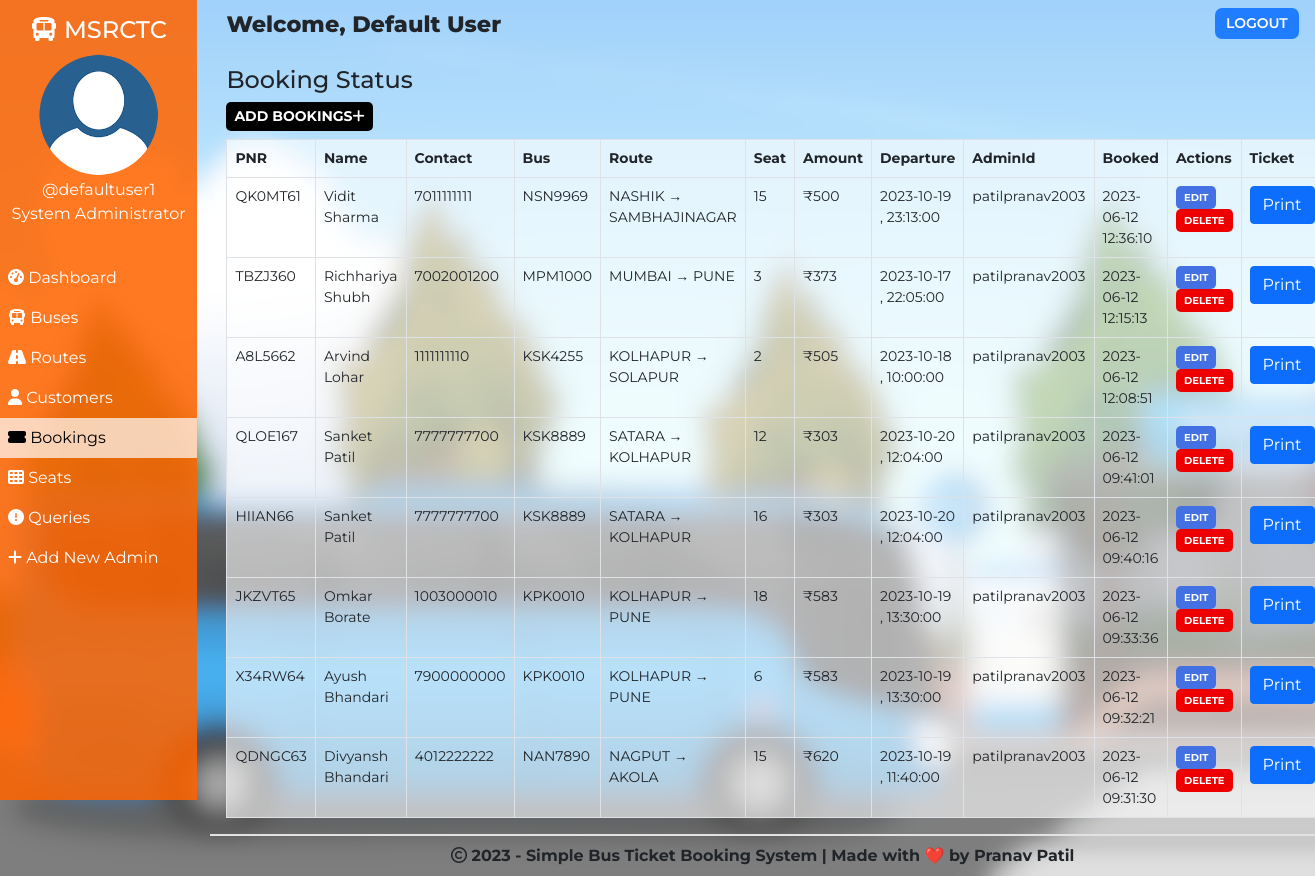
Screenshot of /admin/booking.php (signed in) with the database file from the repository.
### tables this page shows
CREATE TABLE `bookings` (
  `id` int(100) NOT NULL,
  `booking_id` varchar(255) NOT NULL,
  `customer_id` varchar(255) NOT NULL,
  `route_id` varchar(255) NOT NULL,
  `customer_route` varchar(200) NOT NULL,
  `booked_amount` int(100) NOT NULL,
  `booked_seat` varchar(100) NOT NULL,
  `admin_name` varchar(30) NOT NULL,
  `booking_created` datetime NOT NULL DEFAULT CURRENT_TIMESTAMP
);

CREATE TABLE `customers` (
  `id` int(100) NOT NULL,
  `customer_id` varchar(255) NOT NULL,
  `customer_name` varchar(30) NOT NULL,
  `customer_phone` varchar(10) NOT NULL,
  `customer_created` datetime NOT NULL DEFAULT CURRENT_TIMESTAMP
);

CREATE TABLE `routes` (
  `id` int(100) NOT NULL,
  `route_id` varchar(255) NOT NULL,
  `bus_no` varchar(155) NOT NULL,
  `route_cities` varchar(255) NOT NULL,
  `route_dep_date` date NOT NULL,
  `route_dep_time` time NOT NULL,
  `route_step_cost` int(100) NOT NULL,
  `route_created` datetime NOT NULL DEFAULT CURRENT_TIMESTAMP
);

### assets/partials/_functions.php (called while the page is built, shortened)
<?php
    function get_from_table($conn, $table, $primaryKey, $pKeyValue, $toget)
    {
        $sql = "SELECT * FROM $table WHERE $primaryKey='$pKeyValue'";
        $result = mysqli_query($conn, $sql);
        $row = mysqli_fetch_assoc($result);
        if($row)
        {
            return $row["$toget"];
        }
        return false;
    }
?>

### admin/booking.php (the view, shortened to what this page needs)
<!DOCTYPE html>
<html lang="en">
<head>
    <link href="https://cdn.jsdelivr.net/npm/bootstrap@5.0.1/dist/css/bootstrap.min.css" rel="stylesheet">
    <?php
        $page="booking";
    ?>
</head>
<body>
    <?php require '../assets/partials/_admin-header.php';?>
        <?php
            $resultSql = "SELECT * FROM `bookings` ORDER BY booking_created DESC";
            $resultSqlResult = mysqli_query($conn, $resultSql);
            if(!mysqli_num_rows($resultSqlResult)){ ?>
                <div class="container mt-4">
                    <div id="noCustomers" class="alert alert-dark " role="alert">
                        <h1 class="alert-heading">No Bookings Found!!</h1>
                        <p class="fw-light">Be the first person to add one!</p>
                        <hr>
                        <div id="addCustomerAlert" class="alert alert-success" role="alert">
                                Click on <button id="add-button" class="button btn-sm"type="button"data-bs-toggle="modal" data-bs-target="#addModal">ADD <i class="fas fa-plus"></i></button> to add a booking!
                        </div>
                    </div>
                </div>
            <?php }
            else { ?>
            <section id="booking">
                <div id="head">
                    <h4>Booking Status</h4>
                </div>
                <div id="booking-results">
                    <div>
                        <button id="add-button" class="button btn-sm"type="button"data-bs-toggle="modal" data-bs-target="#addModal">Add Bookings<i class="fas fa-plus"></i></button>
                    </div>
                    <table class="table table-hover table-bordered">
                        <thead>
                            <th>PNR</th>
                            <th>Name</th>
                            <th>Contact</th>
                            <th>Bus</th>
                            <th>Route</th>
                            <th>Seat</th>
                            <th>Amount</th>
                            <th>Departure</th>
                            <th>AdminId</th>
                            <th>Booked</th>
                            <th>Actions</th>
                            <th>Ticket</th>
                        </thead>
                        <?php
                            while($row = mysqli_fetch_assoc($resultSqlResult))
                            {
                                $id = $row["id"];
                                $customer_id = $row["customer_id"];
                                $route_id = $row["route_id"];
                                $pnr = $row["booking_id"];
                                $customer_name = get_from_table($conn, "customers","customer_id", $customer_id, "customer_name");
                                $customer_phone = get_from_table($conn,"customers","customer_id", $customer_id, "customer_phone");
                                $bus_no = get_from_table($conn, "routes", "route_id", $route_id, "bus_no");
                                $route = $row["customer_route"];
                                $booked_seat = $row["booked_seat"];
                                $booked_amount = $row["booked_amount"];
                                $booked_by = $row["admin_name"];
                                $dep_date = get_from_table($conn, "routes", "route_id", $route_id, "route_dep_date");
                                $dep_time = get_from_table($conn, "routes", "route_id", $route_id, "route_dep_time");
                                $booked_timing = $row["booking_created"];
                        ?>
                        <tr>
                            <td>
                                <?php
                                    echo $pnr;
                                ?>
                            </td>
                            <td>
                                <?php
                                    echo $customer_name;
                                ?>
                            </td>
                            <td>
                                <?php
                                    echo $customer_phone;
                                ?>
                            </td>
                            <td>
                                <?php
                                    echo $bus_no;
                                ?>
                            </td>
                            <td>
                                <?php
                                    echo $route;
                                ?>
                            </td>
                            <td>
                                <?php
                                    echo $booked_seat;
                                ?>
                            </td>
                            <td>
                                <?php
                                    echo '₹'.$booked_amount;
                                ?>
                            </td>
                            <td>
                                <?php
                                    echo $dep_date . " , ". $dep_time;
                                ?>
                            </td>
                            <td>
                                <?php
                                    echo $booked_by;
                                ?>
                            </td>
                            <td>
                                <?php
                                    echo $booked_timing;
                                ?>
                            </td>
                            <td>
                            <button class="button btn-sm edit-button" data-link="<?php echo $_SERVER['REQUEST_URI']; ?>" data-customerid="<?php
                                                echo $customer_id;?>" data-id="<?php
                                                echo $id;?>" data-name="<?php
                                                echo $customer_name;?>" data-phone="<?php
                                                echo $customer_phone;?>" >Edit</button>
                                <button class="button delete-button btn-sm" data-bs-toggle="modal" data-bs-target="#deleteModal"
                                data-id="<?php
                                                echo $id;?>" data-bookedseat="<?php
                                                echo $booked_seat;
                                            ?>" data-routeid="<?php
                                            echo $route_id;
                                        ?>"> Delete</button>
                            </td>
                            <td>
                                <a href="<?php echo "../assets/partials/_download_admin.php?pnr=",$pnr?>" class="btn btn-primary">Print</a>
                            </td>
                        </tr>
                        <?php
                        }
                    ?>
                    </table>
                </div>
            </section>
            <footer>
                <p>
                    <i class="far fa-copyright"></i> <?php echo date('Y');?> - Simple Bus Ticket Booking System | Made with &#10084;&#65039; by Pranav Patil
                    </p>
            </footer>
            <?php } ?>
        </div>
    </main>
</body>
</html>

### assets/partials/_admin-header.php
<?php
    require '_functions.php';
    $conn = db_connect();
    $admin_id = $_SESSION['admin_id'];
    $sql = "SELECT * FROM admins WHERE admin_id = $admin_id";
    $result = mysqli_query($conn, $sql);
    if($row = mysqli_fetch_assoc($result))
    {
        $admin_fullname = $row["admin_fullname"];
        $admin_name = $row["admin_name"];
        $admin_img_path = '../assets/user/'.$row["pp"];
    }
?>
    <main id="container">
        <div id="sidebar">
            <h4><i class="fas fa-bus"></i> MSRCTC</h4>
            <div>
                <img class="adminDp" src="<?php echo $admin_img_path; ?>" height="125px" alt="Admin Profile Pic">
                <p>
                    <?php  echo '@'.$admin_name;  ?>
                </p>
                <p>System Administrator</p>
            </div>
            <ul id="options">
                <li class="option <?php if($page=='dashboard'){ echo 'active';}?>">
                    <a href="./dashboard.php">
                    <i class="fas fa-tachometer-alt"></i> Dashboard
                    </a>
                </li>
                <li class="option <?php if($page=='bus'){ echo 'active';}?>">
                    <a href="./bus.php">
                    <i class="fas fa-bus"></i> Buses
                    </a>
                </li>
                <li class="option <?php if($page=='route'){ echo 'active';}?>">
                    <a href="./route.php">
                    <i class="fas fa-road"></i> Routes
                    </a>
                </li>
                <li class="option <?php if($page=='customer'){ echo 'active';}?>">
                    <a href="./customer.php">
                    <i class="fas fa-user"></i> Customers
                    </a>
                </li>
                <li class="option <?php if($page=='booking'){ echo 'active';}?>">
                    <a href="./booking.php">
                    <i class="fas fa-ticket-alt"></i> Bookings
                    </a>
                </li>
                <li class="option <?php if($page=='seat'){ echo 'active';}?>">
                    <a href="./seat.php">
                    <i class="fas fa-th"></i> Seats
                    </a>
                </li>
                <li class="option <?php if($page=='queries'){ echo 'active';}?>">
                    <a href="./queries.php">
                    <i class="fas fa-exclamation-circle"></i> Queries
                    </a>
                </li>
                <li class="option <?php if($page=='signup'){ echo 'active';}?>">
                    <a href="./signup.php">
                    <i class="fas fa-plus"></i> Add New Admin
                    </a>
                </li>
            </ul>
        </div>
        <div id="main-content">
            <section id="welcome">
                <ul>
                    <li class="welcome-item" >Welcome,
                        <span id="admin">
                            <?php
                                echo $admin_fullname;
                            ?>
                        </span>
                    </li>
                    <li class="welcome-item">
                        <button id="logout" class="btn-sm">
                            <a href="../assets/partials/_logout.php">LOGOUT</a>
                        </button>
                    </li>
                </ul>
            </section>

### assets/styles/admin.php (style rules this page uses)
body { margin: 0; box-sizing: border-box; font-family: 'Montserrat', sans-serif; background-image: url("../assets/img/sample1_blur.png"); background-size: cover; background-attachment: fixed; }
html { scroll-behavior: smooth; }
*, *::after, *::before { box-sizing: inherit; }
.adminDp { border-radius: 50%; }
tbody, td, tfoot, th, thead, tr { background-color: #FFFFFF60; }
table { border-radius:6px; }
tr { transition: 0.5s; }
#welcome { background-color: transparent; }
#welcome ul { display: flex; justify-content: space-between; list-style-type: none; padding: 0; margin: 0; }
#welcome li { margin: 0 1rem; padding: 0.5rem 0; }
#welcome li:first-child { font-weight: 800; font-size: 1.4rem; }
#logout { padding: 0.3rem 0.7rem; background-color: #207DFF; font-weight: 600; outline: none; border: none; border-radius: 7px; }
#welcome { background-color: transperent; }
#logout a { color: white; text-decoration: none; }
footer { border-top: 2px solid #e2e2e2; padding: 0.5rem 0; text-align: center; font-weight: bold; }
footer p { margin: 0; }
#sidebar { text-align: center; background-color: #ff6500DD; color: white; position: relative; top: 0%; padding-top: 1rem; z-index: 2; height: 100vh; }
#sidebar p { margin: 0; }
#sidebar ul { margin-top: 2rem; }
#options { list-style-type: none; text-align: left; padding-left: 0; }
.option a { display: block; padding: 0.5rem; text-decoration: none; color: inherit; transition: 0.5s; }
.active { background-color:#FFFFFFB0; color:black; }
#main-content { margin-left: 16%; }
@media only screen and (min-width:1000px) { #sidebar { text-align: center; background-color: #ff6500DD; color: white; width: 15%; position: fixed; top: 0%; padding-top: 1rem; z-index: 2; height: 100vh; } }
@media only screen and (min-width:1000px) { #sidebar p { margin: 0; } }
@media only screen and (min-width:1000px) { #sidebar ul { margin-top: 2rem; } }
@media only screen and (min-width:1000px) { #options { list-style-type: none; text-align: left; padding-left: 0; } }
@media only screen and (min-width:1000px) { .option a { display: block; padding: 0.5rem; text-decoration: none; color: inherit; transition: 0.5s; } }
@media only screen and (min-width:1000px) { .active { background-color:#FFFFFFB0; color:black; } }
@media only screen and (min-width:1000px) { #main-content { margin-left: 16%; } }

### assets/styles/admin-options.php (style rules this page uses)
* { font-family: Montserrat; }
#booking #head, #customer #head, #route #head, #seat #head, #bus #head, #query #head { padding-top: 1rem; }
#booking, #customer, #route, #bus, #seat, #query { padding: 0 1rem; }
#booking-results > div, #customer-results > div, #route-results > div, #bus-results > div #query-results > div { margin-bottom: 0.5rem; }
#booking-results button, #customer-results button, #route button, #bus-results button, #query-results button { border-radius: 5px; }
.button { border: none; font-weight: bold; text-transform: uppercase; }
#add-button { background-color: black; color: white; }
table { font-size: 14px; }
table th,td { padding-left: 0.3rem; }
table button { color: white; }
.edit-button, .reply-button { background-color: #4370E2; }
.delete-button { background-color: #EF0000; }
.edit-button, .delete-button, .reply-button { font-size: 10px }

### rows the page displays
bookings: booking "QK0MT61", customer.customer_name "Vidit Sharma", customer.customer_phone "7011111111", route.bus_no "NSN9969", customer_route "NASHIK → SAMBHAJINAGAR", booked_seat "15", booked_amount "500", route.route_dep_date "2023-10-19", route.route_dep_time "23:13:00", admin_name "patilpranav2003", booking_created "2023-06-12 12:36:10"
bookings: booking "TBZJ360", customer.customer_name "Richhariya Shubh", customer.customer_phone "7002001200", route.bus_no "MPM1000", customer_route "MUMBAI → PUNE", booked_seat "3", booked_amount "373", route.route_dep_date "2023-10-17", route.route_dep_time "22:05:00", admin_name "patilpranav2003", booking_created "2023-06-12 12:15:13"
bookings: booking "A8L5662", customer.customer_name "Arvind Lohar", customer.customer_phone "1111111110", route.bus_no "KSK4255", customer_route "KOLHAPUR → SOLAPUR", booked_seat "2", booked_amount "505", route.route_dep_date "2023-10-18", route.route_dep_time "10:00:00", admin_name "patilpranav2003", booking_created "2023-06-12 12:08:51"
bookings: booking "QLOE167", customer.customer_name "Sanket Patil", customer.customer_phone "7777777700", route.bus_no "KSK8889", customer_route "SATARA → KOLHAPUR", booked_seat "12", booked_amount "303", route.route_dep_date "2023-10-20", route.route_dep_time "12:04:00", admin_name "patilpranav2003", booking_created "2023-06-12 09:41:01"
bookings: booking "HIIAN66", customer.customer_name "Sanket Patil", customer.customer_phone "7777777700", route.bus_no "KSK8889", customer_route "SATARA → KOLHAPUR", booked_seat "16", booked_amount "303", route.route_dep_date "2023-10-20", route.route_dep_time "12:04:00", admin_name "patilpranav2003", booking_created "2023-06-12 09:40:16"
bookings: booking "JKZVT65", customer.customer_name "Omkar Borate", customer.customer_phone "1003000010", route.bus_no "KPK0010", customer_route "KOLHAPUR → PUNE", booked_seat "18", booked_amount "583", route.route_dep_date "2023-10-19", route.route_dep_time "13:30:00", admin_name "patilpranav2003", booking_created "2023-06-12 09:33:36"
bookings: booking "X34RW64", customer.customer_name "Ayush Bhandari", customer.customer_phone "7900000000", route.bus_no "KPK0010", customer_route "KOLHAPUR → PUNE", booked_seat "6", booked_amount "583", route.route_dep_date "2023-10-19", route.route_dep_time "13:30:00", admin_name "patilpranav2003", booking_created "2023-06-12 09:32:21"
bookings: booking "QDNGC63", customer.customer_name "Divyansh Bhandari", customer.customer_phone "4012222222", route.bus_no "NAN7890", customer_route "NAGPUT → AKOLA", booked_seat "15", booked_amount "620", route.route_dep_date "2023-10-19", route.route_dep_time "11:40:00", admin_name "patilpranav2003", booking_created "2023-06-12 09:31:30"

### other values shown
$admin_name "defaultuser1"
$admin_fullname "Default User"
